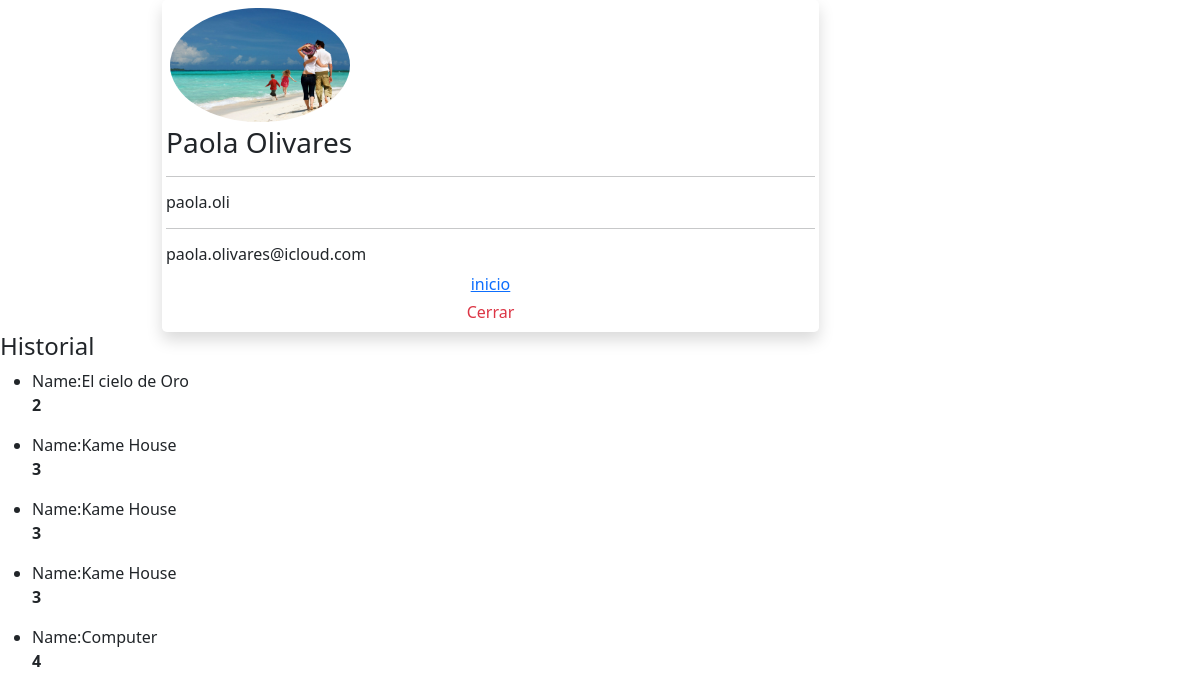
Page /perfil/ (signed in) on the committed database.
### app/models.py (models this page shows, shortened)
class User(AbstractUser):
      paypal = models.CharField(max_length=100, blank=True)
      transferencia = models.CharField(max_length=100, blank=True)
      instagram = models.CharField(max_length=100, blank=True)
      facebook = models.CharField(max_length=100, blank=True)
      gmail = models.CharField(max_length=100, blank=True)
      photo = models.ImageField(upload_to="", blank=True, null=True)

class Tour_user_model(models.Model):
      user = models.ForeignKey(User, on_delete=models.CASCADE)
      name = models.CharField(max_length=100, blank=True    )
      number_id_tour = models.IntegerField(default=0, blank=True)

### app/views.py (the view)
# urls.py: path('perfil/', perfil, name='perfil'),
@login_required
def perfil(request):
    if request.user.is_authenticated:
        user_registrado = User.objects.get(pk=request.user.id)
        user = User.objects.filter(pk=request.user.id)
        tours_getting = user_registrado.tour_user_model_set.all()
        print(request.user.id, user_registrado)
    else:
        print('No hay nadie autenticado en este momento')
    return render(request, 'app/perfil.html',
                  {'user': user,
                   'tours_getting':tours_getting},)

### app/templates/app/perfil.html (shortened to what this page needs)
{% load static %}
<!doctype html>
<html lang="en">
  <head>
    <link href="https://cdn.jsdelivr.net/npm/bootstrap@5.1.3/dist/css/bootstrap.min.css" rel="stylesheet">
  </head>
  <body>
    <main>
      <section class='container w-75'>
        {% for user in user %}
          <div class='shadow rounded-3 w-75 p-1 '>
              <div>
                <div class='rounded-circle p-1'>
                  <img src=" {{user.photo.url}} " class='rounded-circle' style='width: 180px;' alt="Imagen no proporcionada">
                </div>
                <h3>{{user.first_name}}</h3>
                <hr>
                <h6>{{user.username}}</h6>
                <hr>
                <h6>{{user.email}}</h6>
              </div>
              <div class='container text-center'>
                <a href="{% url 'app:inicio' %}">inicio</a>
                <a class="dropdown-item text-danger" href="{% url 'app:login' %} ">Cerrar</a>
              </div>
          </div>
          {% endfor %}
      </section>
      <section>
        <h4>Historial</h4>
          <div class=' w-25'>
              {% for tour in  tours_getting %}
                <ul>
                  <li>Name:{{tour.name}} <br>
                    <strong>{{tour.number_id_tour}}</strong></li>
                </ul>
              {% endfor %}
          </div>
      </section>
    </main>
  </body>
</html>

### rows in the picture
User: photo (picture), first_name "Paola Olivares", username "paola.oli", email "paola.olivares@icloud.com"
Tour_user_model: name "El cielo de Oro", number_id_tour "2"
Tour_user_model: name "Kame House", number_id_tour "3"
Tour_user_model: name "Kame House", number_id_tour "3"
Tour_user_model: name "Kame House", number_id_tour "3"
Tour_user_model: name "Computer", number_id_tour "4"
